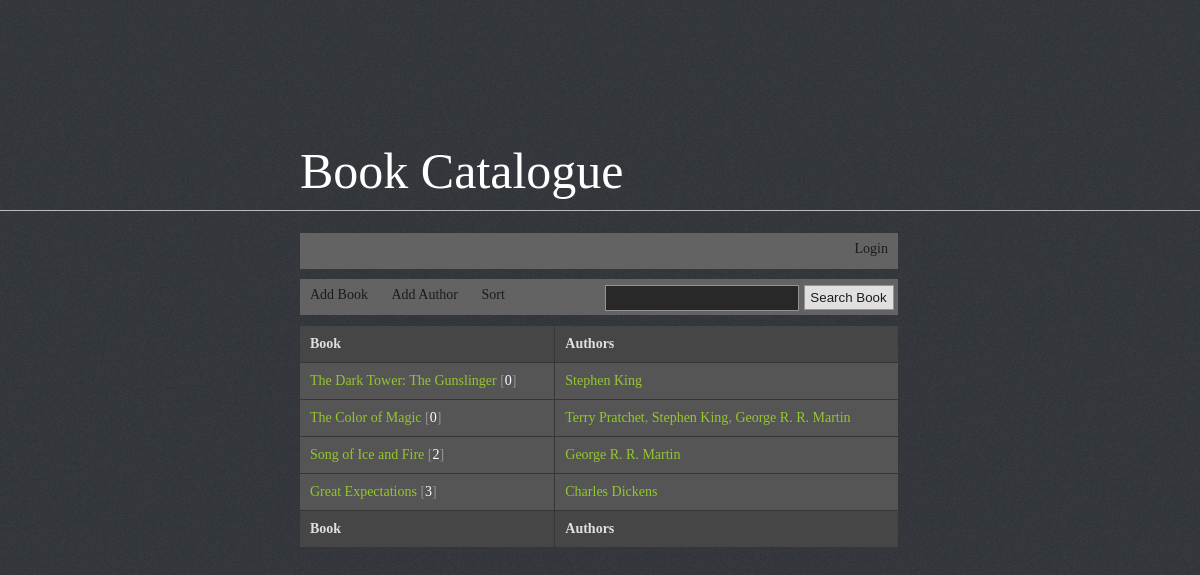
The app's page /index.php?sort=desc with its own data.
### tables this page shows
CREATE TABLE IF NOT EXISTS `books_authors` (
  `book_id` int(11) NOT NULL,
  `author_id` int(11) NOT NULL,
  KEY `book_id` (`book_id`),
  KEY `author_id` (`author_id`)
);

CREATE TABLE IF NOT EXISTS `books` (
  `book_id` int(11) NOT NULL AUTO_INCREMENT,
  `book_title` varchar(250) NOT NULL,
  `comments_count` int(11) NOT NULL,
  PRIMARY KEY (`book_id`)
);

### index.php (the view, shortened to what this page needs)
<?php
require 'inc/config.php';
require 'inc/header.php';
if (isset($_GET['sort'])) {
    if ($_GET['sort'] == 'asc') {
        $sortSql = 'asc';
        $sortFix = 'desc';
    } else if ($_GET['sort'] == 'desc') {
        $sortSql = 'desc';
        $sortFix = 'asc';
    }
} else {
    $sortSql = 'asc';
    $sortFix = 'desc';
}
if (isset($_POST['postSearch'])) {
    $key = htmlspecialchars(mysqli_real_escape_string($link, trim($_POST['searchKey'])));
    $sqlSearch = 'WHERE book_title LIKE "%' . $key . '%"';
} else {
    $sqlSearch = '';
}
if (isset($_SESSION['username'])) {
    $usernameField = '<li><a href="user.php?id=' . $_SESSION['user_id'] . '">Hello, <span style="color: #93c72e;">' . $_SESSION['username'] . '</span> (' . $_SESSION['comments_count'] . ')</a></li>
        <li><a href="logout.php">Logout</a></li>';
} else {
    $usernameField = '<li><a href="login.php">Login</a></li>';
}
?>
<div class="navigation" style="margin: 0 0 10px 0px;">
    <ul id="menu" style="text-align: right;">
        <?= $usernameField; ?>
    </ul>
</div>
<div class="navigation">
    <ul id="menu">
        <li><a href="#" id="addBook">Add Book</a></li>
        <li><a href="#" id="addAuthor">Add Author</a></li>
        <li><a href="index.php?sort=<?= $sortFix ?>">Sort</a></li>
    </ul>
    <form action="index.php" method="POST">
        <input type="submit" name="postSearch" value="Search Book" id="postSearch"/>
        <input type="text" name="searchKey" id="searchKey"/>
    </form>
</div>
<table>
    <tr>
        <td class="sum">Book</td>
        <td class="sum">Authors</td>
    </tr>
    <?php
    $sql = 'SELECT * FROM books
            LEFT JOIN books_authors
            ON books.book_id = books_authors.book_id
            LEFT JOIN authors
            ON books_authors.author_id = authors.author_id
            ' . $sqlSearch . '
            ORDER BY book_title ' . $sortSql;
    $result = mysqli_query($link, $sql);
    if ($result->num_rows > 0) {
        $reArrange = array();
        while ($row = $result->fetch_assoc()) {
            $reArrange[$row['book_id']]['book_title'] = $row['book_title'];
            $reArrange[$row['book_id']]['comments_count'] = $row['comments_count'];
            $reArrange[$row['book_id']]['authors'][$row['author_id']] = $row['author_name'];
        }
        foreach ($reArrange as $key => $book) {
            echo '<tr><td><a href="book.php?id=' . $key . '">' . $book['book_title'] . '</a>
                [<span style="color:white;">' . $book['comments_count'] . '</span>]</td><td>';
            $authorsCount = count($book['authors']);
            $commaCounter = 1;
            foreach ($book['authors'] as $key => $author) {
                if ($commaCounter == $authorsCount) {
                    $comma = '';
                } else {
                    $comma = ', ';
                }
                echo '<a href="author.php?id=' . $key . '">' . $author . '</a>' . $comma;
                $commaCounter++;
            }
            echo '</td></tr>';
        }
    } else {
        echo '<tr><td style="color: #ffc000;" colspan="2">';
        echo 'The Search doesn\'t give any results!';
        echo '</td></tr>';
    }
    ?>
    <tr>
        <td class="sum">Book</td>
        <td class="sum">Authors</td>
    </tr>
</table>
<?php
include 'inc/footer.php';
?>

### css/style.css (style rules this page uses)
body { background: #33363b url(../img/bg.jpg)repeat-x;font-family: Tahoma;font-size: 14px; }
.navigation { float: left;width: 598px;height: 36px; background: #636363; }
table { color: #949494; border-collapse: collapse;width: 600px;margin-left: -1px;position: relative;top:10px;float: left;z-index: 2; margin-bottom: 10px; }
td { background: #555555; border: 1px solid #363636; padding: 10px; text-align: left; }
tr:first-child td, tr:last-child td { background: #464646; }
.sum { font-weight: bold;color: #e0e0e0; }
input[type="submit"] { background: #e0e0e0;border: 1px solid #949494; width: 70px; height: 30px; padding-left: 5px; color: #1c1c1c;cursor: pointer; }
input, textarea { background: #e0e0e0;border: 1px solid #949494; width: 180px;height: 25px;padding-left: 10px; background: #282828; color: #e0e0e0; }
#searchKey { float: right;position: relative;top: -30px;height: 22px; }
#postSearch { float: right;position: relative;top: -30px;width: 90px;height: 25px;margin: 0 4px 0 5px; }
td a { color: #93c72e; text-decoration: none; }
ul#menu, ul#menu ul.sub-menu { padding:0; margin: 0; margin-top: 3px; }
ul#menu li, ul#menu ul.sub-menu li { list-style-type: none; display: inline-block; }
ul#menu li a, ul#menu li ul.sub-menu li a { text-decoration: none; color: #1c1c1c; background: #636363; padding: 8px 10px 0 10px; display:inline-block; height: 28px; margin-top: -3px; }
ul#menu li { position: relative; }

### records on screen
books_authors: book.book_title "The Dark Tower: The Gunslinger", book.comments_count "0", author "Stephen King"
books_authors: book.book_title "Song of Ice and Fire", book.comments_count "2", author "George R. R. Martin"
books_authors: book.book_title "Great Expectations", book.comments_count "3", author "Charles Dickens"

### other values on screen
$book['book_title'] "The Color of Magic"
$book['comments_count'] "0"
$author "Terry Pratchet"
$comma ","
$author "Stephen King"
$author "George R. R. Martin"
